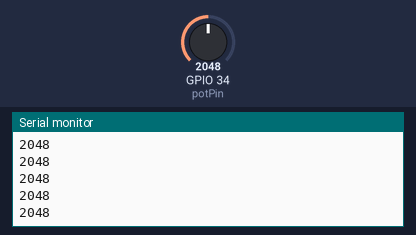
Simulated run of this sketch. Board: ESP32. Shown: the last lines printed to the serial monitor. Inputs (shaded band) come from the test bench; at power-on: GPIO 34 (potPin) = 2048.

Above: at 1.2 s.
1.3 s: GPIO 34 (potPin) set to 2866
At 2.2 s:
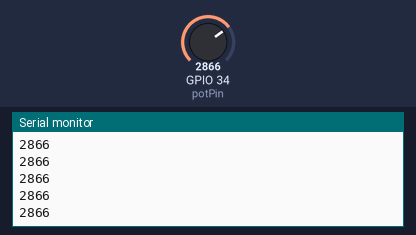
2.8 s: GPIO 34 (potPin) set to 3603
At 3.6 s:
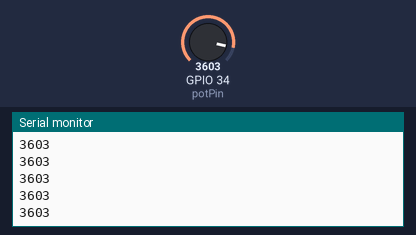
Timing chart, 0 to 5.8 s (numbered marks = the images above; inputs shaded):
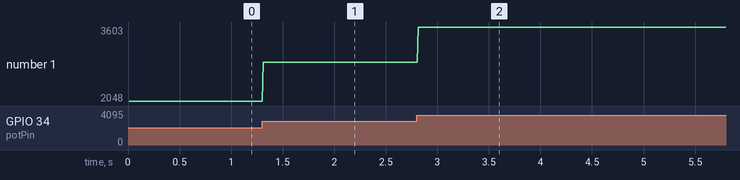

Measured:
- after the input at 1.3 s, the serial monitor: prints a new line at once (image 1)
- after the input at 2.8 s, the serial monitor: prints a new line at once (image 2)
- plotted number 1: 2048 → 2866 after the input at 1.3 s, 2866 → 3603 after the input at 2.8 s

The sketch:

PotTest.ino
```cpp
const int potPin = 34; //pin A0 to read analog input

//Variables:
int value; //save analog value


void setup(){
  Serial.begin(115200);
  //Input or output?
  pinMode(potPin, INPUT); //Optional

}

void loop(){

  value = analogRead(potPin);          //Read and save analog value from potentiometer
  delay(10);                          //Small delay
  Serial.println(value);
}
```
